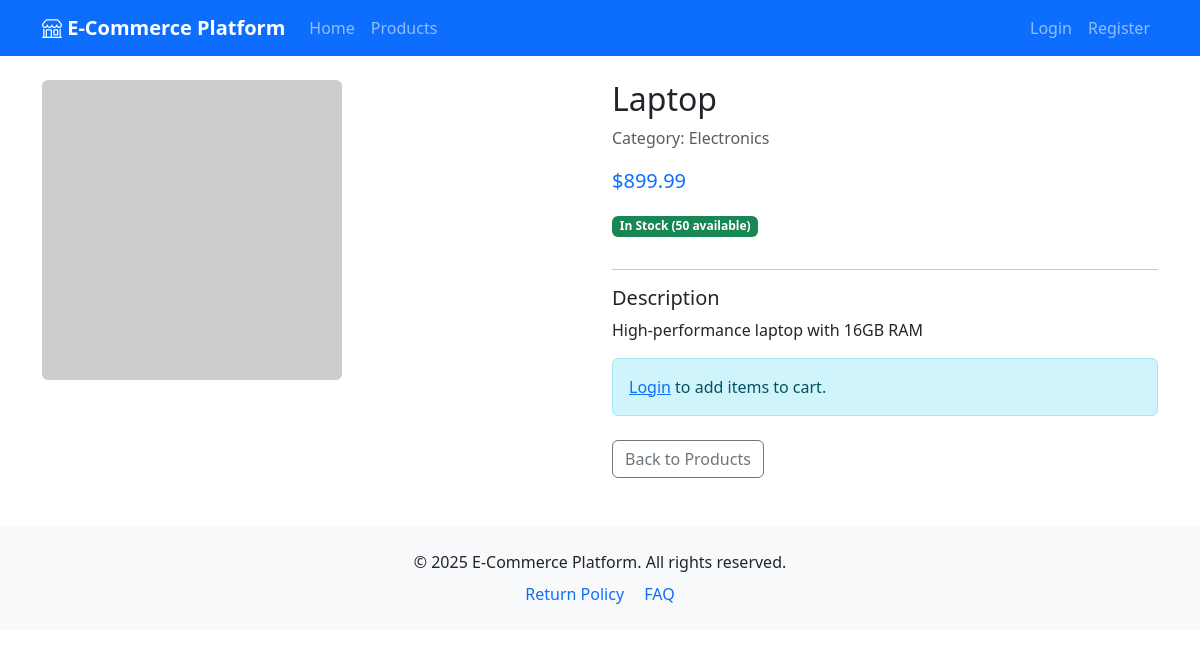
Page /product_detail.php?id=1 on the committed database.
### tables this page shows
CREATE TABLE IF NOT EXISTS products (
    id INT AUTO_INCREMENT PRIMARY KEY,
    name VARCHAR(200) NOT NULL,
    description TEXT,
    price DECIMAL(10, 2) NOT NULL,
    stock_quantity INT DEFAULT 0,
    category_id INT,
    image_url VARCHAR(255),
    status ENUM('active', 'inactive') DEFAULT 'active',
    created_at TIMESTAMP DEFAULT CURRENT_TIMESTAMP,
    updated_at TIMESTAMP DEFAULT CURRENT_TIMESTAMP ON UPDATE CURRENT_TIMESTAMP,
    FOREIGN KEY (category_id) REFERENCES categories(id) ON DELETE SET NULL
);

CREATE TABLE IF NOT EXISTS categories (
    id INT AUTO_INCREMENT PRIMARY KEY,
    name VARCHAR(100) NOT NULL,
    description TEXT,
    created_at TIMESTAMP DEFAULT CURRENT_TIMESTAMP
);

### config/config.php (called while the page is built, shortened)
<?php
function isLoggedIn() {
    return isset($_SESSION['user_id']);
}
function getUrlPath($file) {
    $file = ltrim($file, './');
    $is_in_admin = (strpos($_SERVER['SCRIPT_NAME'], '/admin/') !== false);
    $file_is_admin = (strpos($file, 'admin/') === 0);
    return './' . $file;
}
?>

### product_detail.php (the view, shortened to what this page needs)
<?php
require_once __DIR__ . '/config/config.php';
$product_id = intval($_GET['id'] ?? 0);
$conn = getDBConnection();
$product_query = "SELECT p.*, c.name as category_name
                  FROM products p
                  LEFT JOIN categories c ON p.category_id = c.id
                  WHERE p.id = $product_id AND p.status = 'active'";
$product_result = $conn->query($product_query);
$product = $product_result->fetch_assoc();
include __DIR__ . '/includes/header.php';
?>
<div class="row">
    <div class="col-md-6">
        <img src="<?php echo htmlspecialchars($product['image_url']); ?>"
             class="img-fluid rounded"
             alt="<?php echo htmlspecialchars($product['name']); ?>">
    </div>
    <div class="col-md-6">
        <h2><?php echo htmlspecialchars($product['name']); ?></h2>
        <p class="text-muted">Category: <?php echo htmlspecialchars($product['category_name']); ?></p>
        <p class="lead">
            <strong class="text-primary">$<?php echo number_format($product['price'], 2); ?></strong>
        </p>
        <?php if ($product['stock_quantity'] > 0): ?>
            <span class="badge bg-success mb-3">In Stock (<?php echo $product['stock_quantity']; ?> available)</span>
        <?php else: ?>
            <span class="badge bg-danger mb-3">Out of Stock</span>
        <?php endif; ?>
        <hr>
        <h5>Description</h5>
        <p><?php echo nl2br(htmlspecialchars($product['description'])); ?></p>
        <?php if (isLoggedIn() && isCustomer()): ?>
            <?php if ($product['stock_quantity'] > 0): ?>
                <form method="POST" action="">
                    <div class="mb-3">
                        <label for="quantity" class="form-label">Quantity</label>
                        <input type="number" class="form-control" id="quantity" name="quantity"
                               value="1" min="1" max="<?php echo $product['stock_quantity']; ?>" required>
                    </div>
                    <button type="submit" class="btn btn-primary btn-lg">
                        <i class="bi bi-cart-plus"></i> Add to Cart
                    </button>
                </form>
            <?php else: ?>
                <button class="btn btn-secondary btn-lg" disabled>Out of Stock</button>
            <?php endif; ?>
        <?php else: ?>
            <div class="alert alert-info">
                <a href="<?php echo getUrlPath('login.php'); ?>">Login</a> to add items to cart.
            </div>
        <?php endif; ?>
        <div class="mt-4">
            <a href="<?php echo getUrlPath('products.php'); ?>" class="btn btn-outline-secondary">Back to Products</a>
        </div>
    </div>
</div>
<?php
include __DIR__ . '/includes/footer.php';
?>

### rows in the picture
products: name "Laptop", category.name "Electronics", price "899.99", stock_quantity "50", description "High-performance laptop with 16GB RAM"

### other values in the picture
SITE_NAME "E-Commerce Platform"
